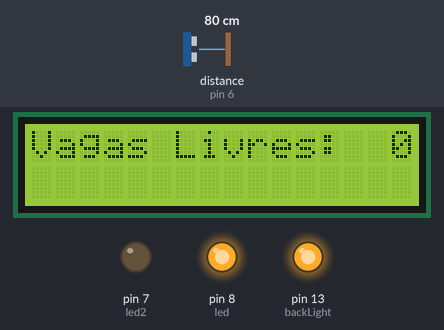
Simulated run of this sketch. Board: Arduino Uno, built with avr-gcc and run on an emulated ATmega328P. Shown: 16×2 character LCD, output pins drawn as LEDs (lit = HIGH). Wiring (inferred from the names in the program): ultrasonic range finder: trigger pin 12; echo pin 6. Inputs (shaded band) come from the test bench; at power-on: distance to the obstacle (sensor on pin 6) 80 cm. The echo pulse lasts 58.3 µs per cm; pins used as bus, display or sensor lines are not drawn; what the sketch prints to the serial monitor is not drawn.

Above: at 1.2 s.
1.3 s: distance to the obstacle (sensor on pin 6) set to 200 cm
2.8 s: distance to the obstacle (sensor on pin 6) set to 210 cm
At 4.2 s:
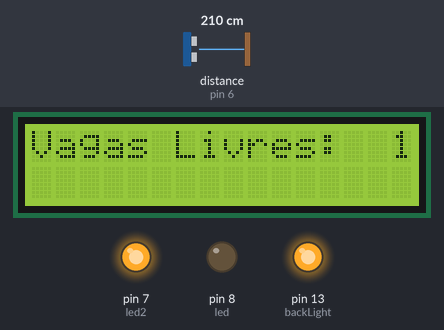
4.6 s: distance to the obstacle (sensor on pin 6) set to 9 cm
At 5.2 s:
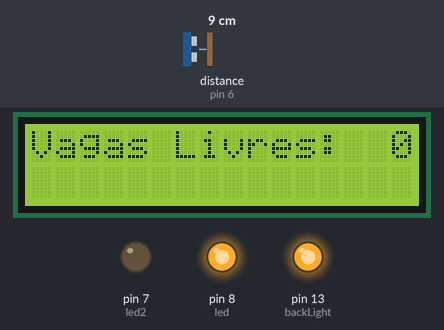
6.1 s: distance to the obstacle (sensor on pin 6) set to 250 cm
At 7.1 s:
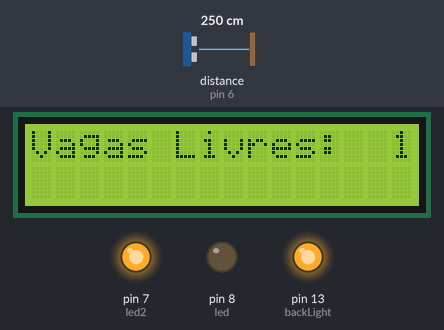
Timing chart, 0 to 8.6 s (numbered marks = the images above; inputs shaded):
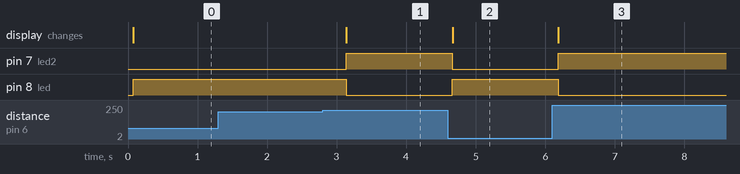

Measured:
- the behaviour switches between 204 and 205 cm on distance to the obstacle (sensor on pin 6) (found by bisection; images 0 and 1)
- after the input at 1.3 s, every drawn part: stays the same
- after the input at 2.8 s, pin 7 (led2): LOW → HIGH after 0.34 s; pin 8 (led): HIGH → LOW after 0.34 s; the display: changes after 0.34 s (image 1)
- after the input at 4.6 s, pin 7 (led2): HIGH → LOW after 0.07 s; pin 8 (led): LOW → HIGH after 0.07 s; the display: changes after 0.07 s (image 2)
- after the input at 6.1 s, pin 7 (led2): LOW → HIGH after 0.09 s; pin 8 (led): HIGH → LOW after 0.09 s; the display: changes after 0.09 s (image 3)

The sketch:

arduino.ino
```cpp
#include <LiquidCrystal.h> //Inclusão da Biblioteca
LiquidCrystal lcd(9, 11, 10, 5, 4, 3, 2);

int trigger = 12;
int echo = 6;
int led = 8;
int led2 = 7;

long duration = 0;
int cm = 0;
int inch = 0;

int backLight = 13;
unsigned long lcdTimer = 0;
unsigned long lcdInterval = 500;


void setup() {
  // put your setup code here, to run once:
  Serial.begin(9600);
  pinMode(trigger, OUTPUT);
  pinMode(echo, INPUT);
  pinMode(led, OUTPUT);
  pinMode(led2, OUTPUT);

  pinMode(backLight, OUTPUT);
  digitalWrite(backLight, HIGH);// Liga backlight. Substituir 'HIGH' por 'LOW' para desligar a luz de fundo.

  lcd.begin(16, 2);//Colunas, linhas. Use 16,2 para display LCD 16x2
  lcd.clear();// Inicializa o display com uma tela vazia
  lcd.setCursor(0, 0);//Posiciona o cursor na coluna 0, linha 0 (primeira linha)
  lcd.print("Vagas Livres: ");//Escreve o texto desejado
}

void loop() {
  lcd.display();// Liga Display:

  // put your main code here, to run repeatedly:
  digitalWrite(trigger, LOW);
  digitalWrite(trigger, HIGH);
  digitalWrite(trigger, LOW);

  duration = pulseIn(echo, HIGH);
  cm = duration*0.034/2;
  inch = duration*0.0133/2;

  if (inch < 79){
    digitalWrite(led, HIGH);
    digitalWrite(led2, LOW);
    lcdTimer = millis();
    lcd.setCursor(15, 0);
    lcd.print("0");
    lcd.setCursor(0, 1);

  } else {
    digitalWrite(led, LOW);
    digitalWrite(led2, HIGH);
    lcdTimer = millis();
    lcd.setCursor(15, 0);
    lcd.print("1");
    lcd.setCursor(0, 1);
  }

  if (inch < 100 ) {
    Serial.print("Inches: ");
    Serial.println(inch);
    Serial.print("Cm: ");
    Serial.println(cm);
  }

  delay(500);
}
```
